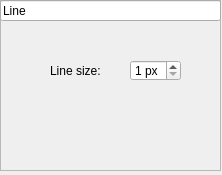
<?xml version="1.0" encoding="UTF-8"?>
<ui version="4.0">
 <class>LineProp</class>
 <widget class="QWidget" name="LineProp">
  <property name="geometry">
   <rect>
    <x>0</x>
    <y>0</y>
    <width>222</width>
    <height>175</height>
   </rect>
  </property>
  <property name="windowTitle">
   <string>Form</string>
  </property>
  <widget class="QFrame" name="frame">
   <property name="geometry">
    <rect>
     <x>0</x>
     <y>0</y>
     <width>221</width>
     <height>171</height>
    </rect>
   </property>
   <property name="frameShape">
    <enum>QFrame::StyledPanel</enum>
   </property>
   <property name="frameShadow">
    <enum>QFrame::Plain</enum>
   </property>
   <widget class="QLineEdit" name="lineEdit">
    <property name="geometry">
     <rect>
      <x>0</x>
      <y>0</y>
      <width>221</width>
      <height>21</height>
     </rect>
    </property>
    <property name="text">
     <string>Line</string>
    </property>
    <property name="readOnly">
     <bool>true</bool>
    </property>
   </widget>
   <widget class="QLabel" name="label">
    <property name="geometry">
     <rect>
      <x>50</x>
      <y>60</y>
      <width>61</width>
      <height>21</height>
     </rect>
    </property>
    <property name="text">
     <string>Line size:</string>
    </property>
   </widget>
   <widget class="QSpinBox" name="spinBox">
    <property name="geometry">
     <rect>
      <x>130</x>
      <y>60</y>
      <width>51</width>
      <height>21</height>
     </rect>
    </property>
    <property name="suffix">
     <string> px</string>
    </property>
    <property name="minimum">
     <number>1</number>
    </property>
    <property name="maximum">
     <number>6</number>
    </property>
   </widget>
  </widget>
 </widget>
 <resources/>
 <connections/>
</ui>
